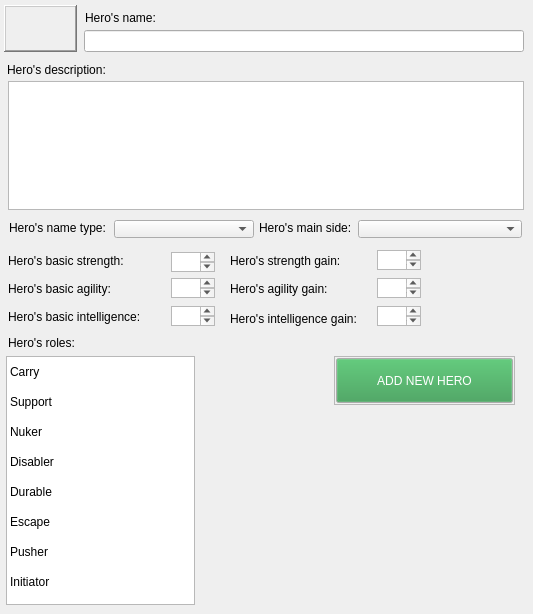
     <widget class="QWidget" name="tab_9">
      <attribute name="title">
       <string>ADD NEW HERO</string>
      </attribute>
      <widget class="QLabel" name="LB_HeroesAddNewHeroIcon">
       <property name="geometry">
        <rect>
         <x>4</x>
         <y>5</y>
         <width>73</width>
         <height>47</height>
        </rect>
       </property>
       <property name="frameShape">
        <enum>QFrame::WinPanel</enum>
       </property>
       <property name="frameShadow">
        <enum>QFrame::Raised</enum>
       </property>
       <property name="text">
        <string/>
       </property>
      </widget>
      <widget class="QLabel" name="LB_HeroesHeroName_3">
       <property name="geometry">
        <rect>
         <x>85</x>
         <y>10</y>
         <width>78</width>
         <height>16</height>
        </rect>
       </property>
       <property name="text">
        <string>Hero's name:</string>
       </property>
      </widget>
      <widget class="QLineEdit" name="LB_HeroesLineEditName">
       <property name="geometry">
        <rect>
         <x>84</x>
         <y>30</y>
         <width>440</width>
         <height>22</height>
        </rect>
       </property>
      </widget>
      <widget class="QLabel" name="LB_HeroesHeroDescription">
       <property name="geometry">
        <rect>
         <x>7</x>
         <y>62</y>
         <width>109</width>
         <height>16</height>
        </rect>
       </property>
       <property name="text">
        <string>Hero's description:</string>
       </property>
      </widget>
      <widget class="QTextEdit" name="LB_HeroesHeroDescriptionValue">
       <property name="geometry">
        <rect>
         <x>8</x>
         <y>81</y>
         <width>516</width>
         <height>129</height>
        </rect>
       </property>
      </widget>
      <widget class="QTextEdit" name="textEdit">
       <property name="geometry">
        <rect>
         <x>171</x>
         <y>252</y>
         <width>44</width>
         <height>20</height>
        </rect>
       </property>
       <property name="lineWidth">
        <number>1</number>
       </property>
       <property name="midLineWidth">
        <number>0</number>
       </property>
      </widget>
      <widget class="QLabel" name="LB_HeroesHerosNameType">
       <property name="geometry">
        <rect>
         <x>9</x>
         <y>219</y>
         <width>104</width>
         <height>17</height>
        </rect>
       </property>
       <property name="text">
        <string>Hero's name type:</string>
       </property>
      </widget>
      <widget class="QLabel" name="label">
       <property name="geometry">
        <rect>
         <x>230</x>
         <y>252</y>
         <width>125</width>
         <height>17</height>
        </rect>
       </property>
       <property name="text">
        <string>Hero's strength gain:</string>
       </property>
      </widget>
      <widget class="QComboBox" name="CB_HeroesHeroNameType">
       <property name="geometry">
        <rect>
         <x>114</x>
         <y>220</y>
         <width>140</width>
         <height>18</height>
        </rect>
       </property>
      </widget>
      <widget class="QComboBox" name="CB_HeroesHerosNameSide">
       <property name="geometry">
        <rect>
         <x>358</x>
         <y>220</y>
         <width>164</width>
         <height>18</height>
        </rect>
       </property>
      </widget>
      <widget class="QLabel" name="label_2">
       <property name="geometry">
        <rect>
         <x>8</x>
         <y>252</y>
         <width>125</width>
         <height>17</height>
        </rect>
       </property>
       <property name="text">
        <string>Hero's basic strength:</string>
       </property>
      </widget>
      <widget class="QLabel" name="LB_HeroesHeroMainSide">
       <property name="geometry">
        <rect>
         <x>259</x>
         <y>219</y>
         <width>100</width>
         <height>17</height>
        </rect>
       </property>
       <property name="text">
        <string>Hero's main side:</string>
       </property>
      </widget>
      <widget class="QLabel" name="label_5">
       <property name="geometry">
        <rect>
         <x>8</x>
         <y>280</y>
         <width>125</width>
         <height>17</height>
        </rect>
       </property>
       <property name="text">
        <string>Hero's basic agility:</string>
       </property>
      </widget>
      <widget class="QLabel" name="label_7">
       <property name="geometry">
        <rect>
         <x>230</x>
         <y>280</y>
         <width>125</width>
         <height>17</height>
        </rect>
       </property>
       <property name="text">
        <string>Hero's agility gain:</string>
       </property>
      </widget>
      <widget class="QLabel" name="label_8">
       <property name="geometry">
        <rect>
         <x>8</x>
         <y>308</y>
         <width>143</width>
         <height>17</height>
        </rect>
       </property>
       <property name="text">
        <string>Hero's basic intelligence:</string>
       </property>
      </widget>
      <widget class="QLabel" name="label_10">
       <property name="geometry">
        <rect>
         <x>230</x>
         <y>310</y>
         <width>140</width>
         <height>17</height>
        </rect>
       </property>
       <property name="text">
        <string>Hero's intelligence gain:</string>
       </property>
      </widget>
      <widget class="QTextEdit" name="textEdit_2">
       <property name="geometry">
        <rect>
         <x>171</x>
         <y>278</y>
         <width>44</width>
         <height>20</height>
        </rect>
       </property>
      </widget>
      <widget class="QTextEdit" name="textEdit_3">
       <property name="geometry">
        <rect>
         <x>171</x>
         <y>306</y>
         <width>44</width>
         <height>20</height>
        </rect>
       </property>
      </widget>
      <widget class="QTextEdit" name="textEdit_4">
       <property name="geometry">
        <rect>
         <x>377</x>
         <y>306</y>
         <width>44</width>
         <height>20</height>
        </rect>
       </property>
      </widget>
      <widget class="QTextEdit" name="textEdit_5">
       <property name="geometry">
        <rect>
         <x>377</x>
         <y>278</y>
         <width>44</width>
         <height>20</height>
        </rect>
       </property>
      </widget>
      <widget class="QTextEdit" name="textEdit_6">
       <property name="geometry">
        <rect>
         <x>377</x>
         <y>250</y>
         <width>44</width>
         <height>20</height>
        </rect>
       </property>
      </widget>
      <widget class="QLabel" name="label_3">
       <property name="geometry">
        <rect>
         <x>8</x>
         <y>334</y>
         <width>71</width>
         <height>17</height>
        </rect>
       </property>
       <property name="text">
        <string>Hero's roles:</string>
       </property>
      </widget>
      <widget class="QTableWidget" name="tableWidget_7">
       <property name="geometry">
        <rect>
         <x>6</x>
         <y>356</y>
         <width>189</width>
         <height>249</height>
        </rect>
       </property>
       <property name="editTriggers">
        <set>QAbstractItemView::NoEditTriggers</set>
       </property>
       <property name="selectionMode">
        <enum>QAbstractItemView::NoSelection</enum>
       </property>
       <property name="showGrid">
        <bool>false</bool>
       </property>
       <property name="columnCount">
        <number>1</number>
       </property>
       <attribute name="horizontalHeaderVisible">
        <bool>false</bool>
       </attribute>
       <attribute name="horizontalHeaderHighlightSections">
        <bool>true</bool>
       </attribute>
       <attribute name="verticalHeaderVisible">
        <bool>false</bool>
       </attribute>
       <attribute name="verticalHeaderHighlightSections">
        <bool>true</bool>
       </attribute>
       <row>
        <property name="text">
         <string>Новая строка</string>
        </property>
       </row>
       <row>
        <property name="text">
         <string>Новая строка</string>
        </property>
       </row>
       <row>
        <property name="text">
         <string>Новая строка</string>
        </property>
       </row>
       <row>
        <property name="text">
         <string>Новая строка</string>
        </property>
       </row>
       <row>
        <property name="text">
         <string>Новая строка</string>
        </property>
       </row>
       <row>
        <property name="text">
         <string>Новая строка</string>
        </property>
       </row>
       <row>
        <property name="text">
         <string>Новая строка</string>
        </property>
       </row>
       <row>
        <property name="text">
         <string>Новая строка</string>
        </property>
       </row>
       <column/>
       <item row="0" column="0">
        <property name="text">
         <string>Carry</string>
        </property>
        <property name="checkState">
         <enum>Unchecked</enum>
        </property>
       </item>
       <item row="1" column="0">
        <property name="text">
         <string>Support</string>
        </property>
        <property name="checkState">
         <enum>Unchecked</enum>
        </property>
       </item>
       <item row="2" column="0">
        <property name="text">
         <string>Nuker</string>
        </property>
        <property name="checkState">
         <enum>Unchecked</enum>
        </property>
       </item>
       <item row="3" column="0">
        <property name="text">
         <string>Disabler</string>
        </property>
        <property name="checkState">
         <enum>Unchecked</enum>
        </property>
       </item>
       <item row="4" column="0">
        <property name="text">
         <string>Durable</string>
        </property>
        <property name="checkState">
         <enum>Unchecked</enum>
        </property>
       </item>
       <item row="5" column="0">
        <property name="text">
         <string>Escape</string>
        </property>
        <property name="checkState">
         <enum>Unchecked</enum>
        </property>
       </item>
       <item row="6" column="0">
        <property name="text">
         <string>Pusher</string>
        </property>
        <property name="checkState">
         <enum>Unchecked</enum>
        </property>
       </item>
       <item row="7" column="0">
        <property name="text">
         <string>Initiator</string>
        </property>
        <property name="checkState">
         <enum>Unchecked</enum>
        </property>
       </item>
      </widget>
      <widget class="QFrame" name="frame_3">
       <property name="geometry">
        <rect>
         <x>334</x>
         <y>356</y>
         <width>181</width>
         <height>49</height>
        </rect>
       </property>
       <property name="frameShape">
        <enum>QFrame::StyledPanel</enum>
       </property>
       <property name="frameShadow">
        <enum>QFrame::Raised</enum>
       </property>
       <widget class="QPushButton" name="pushButton">
        <property name="enabled">
         <bool>true</bool>
        </property>
        <property name="geometry">
         <rect>
          <x>2</x>
          <y>2</y>
          <width>177</width>
          <height>45</height>
         </rect>
        </property>
        <property name="palette">
         <palette>
          <active>
           <colorrole role="Button">
            <brush brushstyle="SolidPattern">
             <color alpha="255">
              <red>50</red>
              <green>153</green>
              <blue>76</blue>
             </color>
            </brush>
           </colorrole>
           <colorrole role="ButtonText">
            <brush brushstyle="SolidPattern">
             <color alpha="255">
              <red>255</red>
              <green>255</green>
              <blue>255</blue>
             </color>
            </brush>
           </colorrole>
          </active>
          <inactive>
           <colorrole role="Button">
            <brush brushstyle="SolidPattern">
             <color alpha="255">
              <red>50</red>
              <green>153</green>
              <blue>76</blue>
             </color>
            </brush>
           </colorrole>
           <colorrole role="ButtonText">
            <brush brushstyle="SolidPattern">
             <color alpha="255">
              <red>255</red>
              <green>255</green>
              <blue>255</blue>
             </color>
            </brush>
           </colorrole>
          </inactive>
          <disabled>
           <colorrole role="Button">
            <brush brushstyle="SolidPattern">
             <color alpha="255">
              <red>50</red>
              <green>153</green>
              <blue>76</blue>
             </color>
            </brush>
           </colorrole>
          </disabled>
         </palette>
        </property>
        <property name="text">
         <string>ADD NEW HERO</string>
        </property>
       </widget>
      </widget>
     </widget>
